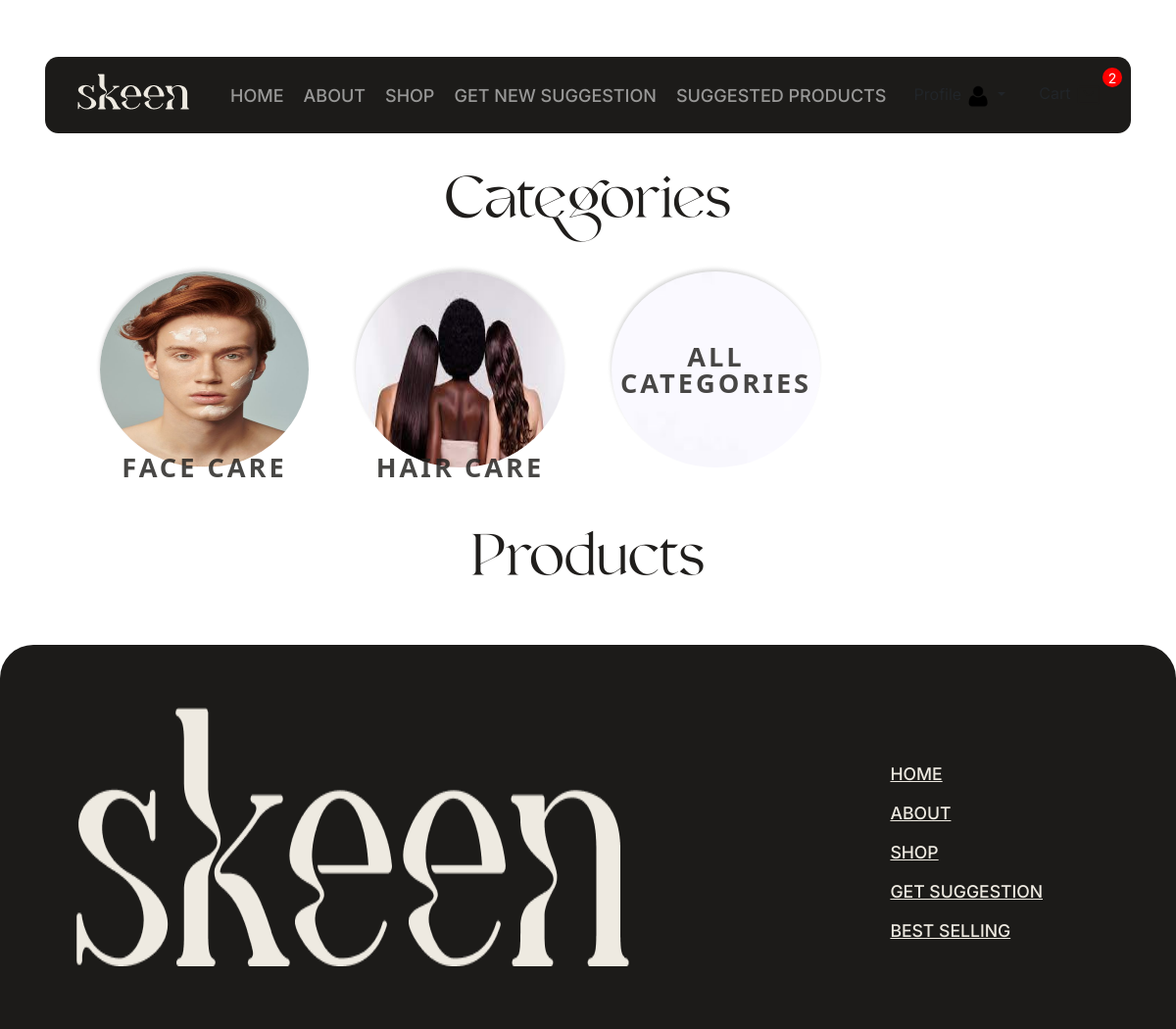
/storeCat/ (signed in), run on the app's committed database.
### store/models.py (models this page shows, shortened)
class Category(models.Model):
    name = models.CharField(max_length=255, unique=True)
    description = models.TextField(blank=True)
    image = models.ImageField(null=True, blank=True)
    @property
    def catImageURL(self):
        try:
            url = self.image.url
        except:
            url = ''
        return url

### store/views.py (the view)
# urls.py: path('storeCat/', views.storeCat, name="storeCat"),
def storeCat(request,id=None):
    data = cartData(request)
    cartItems = data['cartItems']
    order = data['order']
    items = data['items']
    category = Category.objects.all()
    products = Product.objects.filter(category=id)
    ordered_product_ids = []
    if request.user.is_authenticated:
        customer = request.user.customer
        orders = Order.objects.filter(customer=customer, complete=True)
        ordered_product_ids = OrderItem.objects.filter(order__in=orders).values_list('product_id', flat=True)
    context = {'products':products,'cartItems':cartItems,'category':category,'ordered_product_ids':ordered_product_ids}
    return render(request, 'store/store.html', context)

### store/models.py (called while the page is built)
	@property
	def get_cart_items(self):
		orderitems = self.orderitem_set.all()
		total = sum([item.quantity for item in orderitems])
		return total

### store/templatetags/custom_filters.py (called while the page is built)
@register.filter
def path_matches_pattern(path, pattern):
    return bool(re.match(pattern, path))

### store/utils.py (called while the page is built, shortened)
def cookieCart(request):
	try:
		cart = json.loads(request.COOKIES['cart'])
	except:
		cart = {}
		print('CART:', cart)
	items = []
	order = {'get_cart_total':0, 'get_cart_items':0, 'shipping':False}
	cartItems = order['get_cart_items']
	return {'cartItems':cartItems ,'order':order, 'items':items}

def cartData(request):
    cookieData = cookieCart(request)
    cartItems = cookieData['cartItems']
    order = cookieData['order']
    items = cookieData['items']
    if request.user.is_authenticated:
        customer = request.user.customer
        order, created = Order.objects.get_or_create(customer=customer, complete=False)
        items = order.orderitem_set.all()
        cartItems = order.get_cart_items
    return {'cartItems': cartItems, 'order': order, 'items': items}

### store/templates/store/store.html (shortened to what this page needs)
{% extends 'store/main.html' %}
{% load static %}
{% block content %}
<div class="row px-5 cat-store">
	<div class="col-lg-12 text-center">
		<h1 class="poster4">Categories</h1>
	</div>
	{% for category in category %}
	<div class="col-lg-3  col-md-4 col-sm-6 col-6 p-4 cat-store-p">
		<a href="{% url 'storeCat' id=category.id %}"
			class="thumbnail custom-link rounded-circle d-flex justify-content-center align-items-end mt-2"><img
				class="thumbnail rounded-circle" src="{{category.catImageURL}}" style="position: absolute;z-index: -1;">
			{{category.name}}</a>
	</div>
	{% endfor %}
	<div class="col-lg-3 col-md-4 col-sm-6 col-6 p-4 cat-store-p">
		<a href="{% url 'store' %}"
			class="thumbnail custom-link rounded-circle d-flex justify-content-center align-items-center mt-2"
			style="line-height: 1; text-align: center;">
			<img
				class="thumbnail rounded-circle" src="{% static 'images/white.jpeg' %}" style="position: absolute;z-index: -1;">All Categories</a>
	</div>
</div>
<div class="row">
    <div class="col-lg-12 text-center">
        <h1 class="poster4">Products</h1>
    </div>
</div>
{% endblock content %}

### static/css/main.css (style rules this page uses)
body { background: #8b60004a; }
.poster4 { text-align: center; color: #201E1C; font-family: Valky; font-size: 5.75rem; font-style: normal; font-weight: 400; line-height: normal; }
.custom-link { color: #201e1cd1; font-size: 1.7rem; font-weight: bold; text-decoration: none; text-transform: uppercase; position: relative; line-height: 0; letter-spacing: 3px; transition: all 0.5s; }
h1, h2, h3, h4, h5, h6 { color: hsl(0, 0%, 30%); }
.thumbnail { width: 100%; height: 200px; -webkit-box-shadow: -1px -3px 5px -2px rgba(214, 214, 214, 1); -moz-box-shadow: -1px -3px 5px -2px rgba(214, 214, 214, 1); box-shadow: -1px -3px 5px -2px rgba(214, 214, 214, 1); }
.col-lg-4, .col-lg-6, .col-lg-8, .col-lg-12 { margin-top: 10px; }
@media only screen and (max-width: 1200px) { .poster4 { margin-top: 2rem; font-size: 3.75rem; } }
@media only screen and (max-width: 1200px) { .cat-store { padding: 0px !important; } }

### data on the page
Category: catImageURL (picture), name "FACE CARE"
Category: catImageURL (picture), name "HAIR CARE"

### other printed values
{{ cartItems }} "2"
